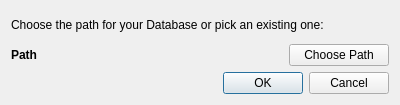
<?xml version="1.0" encoding="UTF-8"?>
<ui version="4.0">
 <class>DBDialog</class>
 <widget class="QDialog" name="DBDialog">
  <property name="geometry">
   <rect>
    <x>0</x>
    <y>0</y>
    <width>400</width>
    <height>105</height>
   </rect>
  </property>
  <property name="windowTitle">
   <string>Select A Database</string>
  </property>
  <layout class="QVBoxLayout" name="verticalLayout">
   <item>
    <widget class="QLabel" name="labelChoosePathHint">
     <property name="text">
      <string>Choose the path for your Database or pick an existing one:</string>
     </property>
    </widget>
   </item>
   <item>
    <layout class="QHBoxLayout" name="horizontalLayoutPath">
     <item>
      <widget class="QLabel" name="labelPath">
       <property name="font">
        <font>
         <bold>true</bold>
        </font>
       </property>
       <property name="text">
        <string>Path</string>
       </property>
      </widget>
     </item>
     <item>
      <widget class="QPushButton" name="pushButtonChoosePath">
       <property name="sizePolicy">
        <sizepolicy hsizetype="Fixed" vsizetype="Fixed">
         <horstretch>0</horstretch>
         <verstretch>0</verstretch>
        </sizepolicy>
       </property>
       <property name="minimumSize">
        <size>
         <width>100</width>
         <height>0</height>
        </size>
       </property>
       <property name="text">
        <string>Choose Path</string>
       </property>
      </widget>
     </item>
    </layout>
   </item>
   <item>
    <widget class="QDialogButtonBox" name="buttonBox">
     <property name="orientation">
      <enum>Qt::Horizontal</enum>
     </property>
     <property name="standardButtons">
      <set>QDialogButtonBox::Cancel|QDialogButtonBox::Ok</set>
     </property>
    </widget>
   </item>
  </layout>
 </widget>
 <resources/>
 <connections>
  <connection>
   <sender>buttonBox</sender>
   <signal>accepted()</signal>
   <receiver>DBDialog</receiver>
   <slot>accept()</slot>
   <hints>
    <hint type="sourcelabel">
     <x>248</x>
     <y>254</y>
    </hint>
    <hint type="destinationlabel">
     <x>157</x>
     <y>274</y>
    </hint>
   </hints>
  </connection>
  <connection>
   <sender>buttonBox</sender>
   <signal>rejected()</signal>
   <receiver>DBDialog</receiver>
   <slot>reject()</slot>
   <hints>
    <hint type="sourcelabel">
     <x>316</x>
     <y>260</y>
    </hint>
    <hint type="destinationlabel">
     <x>286</x>
     <y>274</y>
    </hint>
   </hints>
  </connection>
 </connections>
</ui>
